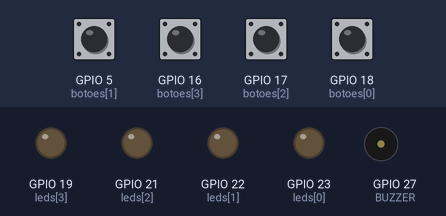
Simulated run of this sketch. Board: ESP32. On the bench: output pins drawn as LEDs (lit = HIGH), buzzer (waves = sounding). Dashed ring = blinking. Inputs (shaded band) come from the test bench; at power-on: GPIO 5 (botoes[1]), GPIO 16 (botoes[3]), GPIO 17 (botoes[2]), GPIO 18 (botoes[0]) HIGH. Random numbers use the default seed unless the sketch sets one.

Above: at 1.3 s.
1.4 s: GPIO 5 (botoes[1]) pulled LOW for 0.15 s
At 2.0 s:
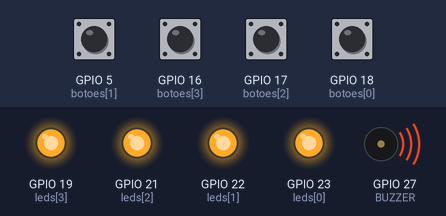
4.5 s: GPIO 5 (botoes[1]) pulled LOW for 1 s
At 4.85 s:
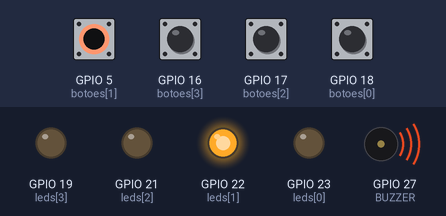
8.3 s: GPIO 16 (botoes[3]) pulled LOW for 0.15 s
At 10.65 s:
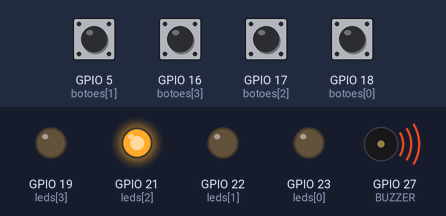
11.4 s: GPIO 16 (botoes[3]) pulled LOW for 1 s
At 14.9 s:
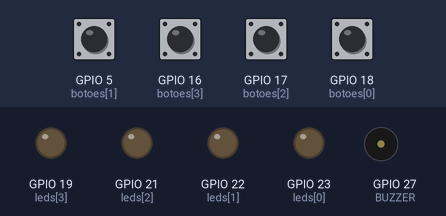
15.4 s: GPIO 17 (botoes[2]) pulled LOW for 0.15 s
At 17.55 s:
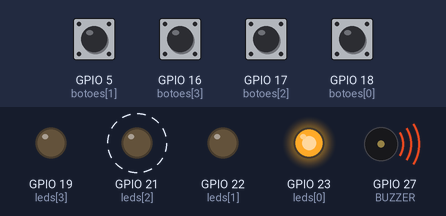
Timing chart, 0 to 19.2 s (numbered marks = the images above; inputs shaded):
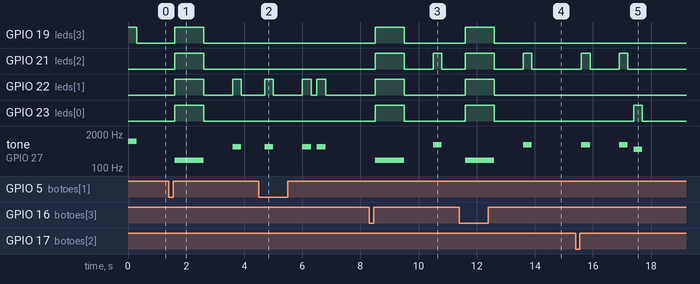

The sketch:

ESP32_Genius.ino
```cpp
#define MAX_SEQ 50
#define BUZZER 27

int leds[4] = {23, 22, 21, 19};  //variável array
int botoes[4] = {18, 5, 17, 16};
int tons[4] = {523, 659, 784, 1046};

int sequencia[MAX_SEQ];
int rodada = 0;

void setup() {
  Serial.begin(115200);  //velocidade de comunicação serial

  for(int i=0;i<4;i++){
    pinMode(leds[i], OUTPUT);  //define saída LED como saída
    pinMode(botoes[i], INPUT_PULLUP);  //define botoes como entrada e pull up ativado, dispensando resistor de 10K de pull up
  }
  pinMode(BUZZER, OUTPUT);  // define BUZZER como saída

  //randomSeed(analogRead(34));
}

void loop() {

  sequencia[rodada] = random(0,4);  // número aleatório de 0 à 3 e armazena na variável sequencia na posição "rodada"
  rodada++; //é necessário incrementar rodada devido o for utilizar "<" sem o "=" pois o for para uma posição antes

  mostrarSequencia();  // chama a sub rotina

  if(!lerJogador()){  //chama a subrotina e aguarda o retorno
    gameOver();  // se negativo chama game over emitindo som de erro
    rodada = 0;
  }

  delay(1000);
}

void mostrarSequencia(){    // mostra a sequencia de LEDs para memorizar e mostra a última criada para memorizar a mais
  for(int i=0;i<rodada;i++){
    digitalWrite(leds[sequencia[i]], HIGH);
    //tocarSom(sequencia[i]);
    tocarSom(tons[sequencia[i]]);
    //delay(500);
    digitalWrite(leds[sequencia[i]], LOW);
    delay(200);
  }
}

bool lerJogador(){  //monitora se o botão apertado corresponde a posição do LED

  for(int i=0;i<rodada;i++){

    int botao = esperarBotao();

    if(botao != sequencia[i])  //se apertar errado, encerra essa subrotina e retorna false (game over)
      return false;

    digitalWrite(leds[botao], HIGH);
    //tocarSom(botao);
    tocarSom(tons[botao]);
    //delay(300);
    digitalWrite(leds[botao], LOW);
  }

  return true;  //acertando a sequencia saí do for e retorna true repetindo o jogo e incrementando + 1 LED na sequencia
}

int esperarBotao(){  //subrotina aguarda o jogador aperatar o botão
  while(true){
    for(int i=0;i<4;i++)
    {
      if(digitalRead(botoes[i]) == LOW){
        delay(200);
        return i;  //retorna a posição do botão e verifica
      }
    }
  }
}

void gameOver(){  //subrotina gameover

  for(int i=0;i<4;i++){
    digitalWrite(leds[i], HIGH);  //acende todos os LEDs
  }
  tone(BUZZER, 200); //toca som erro

  delay(1000);  //

  for(int i=0;i<4;i++){  // apaga todos os LEDs
    digitalWrite(leds[i], LOW);
  }
  noTone(BUZZER);  //para som
}

void tocarSom(int freq){

  tone(BUZZER, freq);
  delay(300);
  noTone(BUZZER);

}
```

Measured:
- after the input at 1.4 s, GPIO 19 (leds[3]), GPIO 21 (leds[2]), GPIO 23 (leds[0]): LOW → HIGH after 0.20 s, → LOW 1.0 s later; GPIO 22 (leds[1]): LOW → HIGH after 0.20 s, → LOW 1.0 s later, → HIGH 1.0 s later, → LOW 0.30 s later; tone on GPIO 27 (BUZZER): silent → 200 Hz after 0.20 s, → silent 1.0 s later, → 659 Hz 1.0 s later, → silent 0.30 s later
- after the input at 4.5 s, GPIO 22 (leds[1]): goes HIGH 0.30 s, LOW 1.0 s, HIGH 0.30 s, LOW 0.20 s, HIGH 0.30 s, then LOW, starting after 0.20 s; tone on GPIO 27 (BUZZER): goes 659 Hz 0.30 s, silent 1.0 s, 659 Hz 0.30 s, silent 0.20 s, 659 Hz 0.30 s, then silent, starting after 0.20 s
- after the input at 8.3 s, GPIO 19 (leds[3]), GPIO 22 (leds[1]), GPIO 23 (leds[0]): LOW → HIGH after 0.20 s, → LOW 1.0 s later; GPIO 21 (leds[2]): LOW → HIGH after 0.20 s, → LOW 1.0 s later, → HIGH 1.0 s later, → LOW 0.30 s later; tone on GPIO 27 (BUZZER): silent → 200 Hz after 0.20 s, → silent 1.0 s later, → 784 Hz 1.0 s later, → silent 0.30 s later
- after the input at 11.4 s, GPIO 19 (leds[3]), GPIO 22 (leds[1]), GPIO 23 (leds[0]): LOW → HIGH after 0.20 s, → LOW 1.0 s later; GPIO 21 (leds[2]): LOW → HIGH after 0.20 s, → LOW 1.0 s later, → HIGH 1.0 s later, → LOW 0.30 s later; tone on GPIO 27 (BUZZER): silent → 200 Hz after 0.20 s, → silent 1.0 s later, → 784 Hz 1.0 s later, → silent 0.30 s later
- after the input at 15.4 s, GPIO 21 (leds[2]): alternates HIGH for 0.30 s and LOW for 1.0 s, 4 changes in all, then stays LOW, starting after 0.20 s; GPIO 23 (leds[0]): LOW → HIGH after 2.0 s, → LOW 0.30 s later; tone on GPIO 27 (BUZZER): plays 784 Hz for 0.30 s, 784 Hz for 0.30 s, 523 Hz for 0.30 s, starting after 0.20 s
